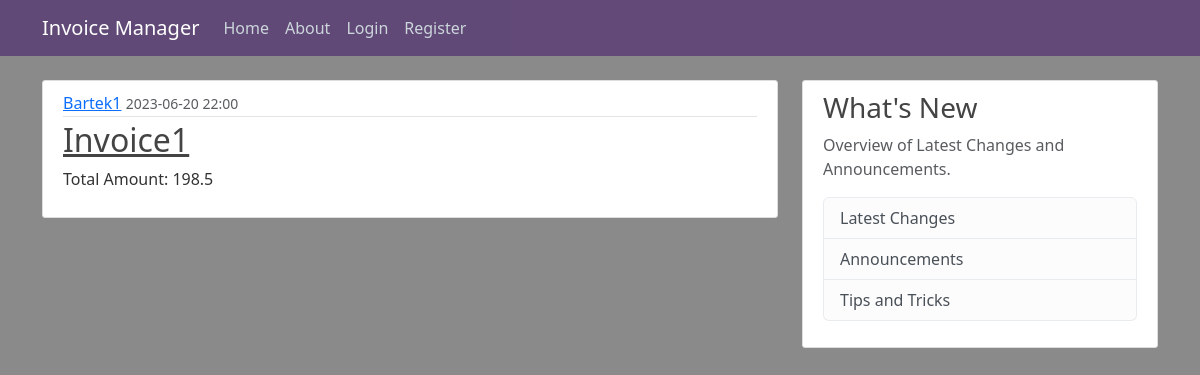
Page /home on the earlier database version.
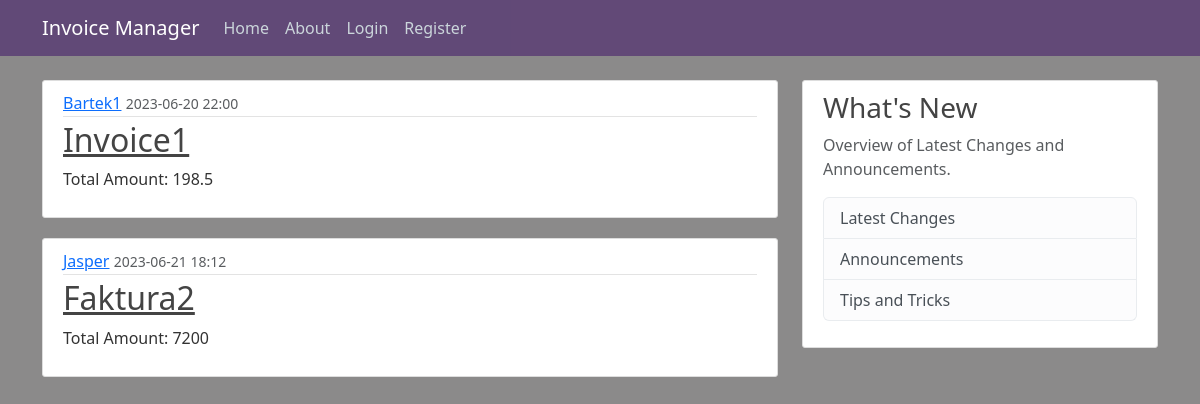
Same page on the later database version.
### application/models.py (models this page shows, shortened)
class Invoice(db.Model):
    id = db.Column(db.Integer, primary_key = True)
    name = db.Column(db.String(100), nullable = False)
    content = db.Column(db.Text, nullable = False)
    amount = db.Column(db.Integer, nullable = False)
    date_posted = db.Column(db.DateTime, nullable = False, default = datetime.utcnow)
    user_id = db.Column(db.Integer, db.ForeignKey('user.id'), nullable = False)
    entries = db.relationship('Entry', backref='invoice', lazy=True)

class User(db.Model, UserMixin):
    id = db.Column(db.Integer, primary_key = True)
    username = db.Column(db.String(25), unique = True, nullable = False)
    email = db.Column(db.String(125), unique = True, nullable = False)
    image_file = db.Column(db.String(25), nullable = False, default = 'default.jpg')
    password = db.Column(db.String(60), nullable = False)
    invoices = db.relationship('Invoice', backref='author', lazy=True)

### application/routes.py (the view)
@app.route('/')
@app.route('/home')
def home():
    invoices = Invoice.query.all()
    return render_template('home.html', invoices=invoices)

### application/templates/home.html
{% extends "layout.html" %}
{% block content %}
    {% for invoice in invoices %}
        <article class="media content-section">
            <div class="media-body">
                <div class="article-metadata">
                    <a class="mr-2" href="#">{{ invoice.author.username }}</a>
                    <small class="text-muted">{{ invoice.date_posted.strftime('%Y-%m-%d %H:%M') }}</small>
                </div>
                <h2><a class="article-title" href="{{ url_for('invoice', invoice_id=invoice.id) }}">{{ invoice.name }}</a></h2>
                <p class="article-content">Total Amount: {{ invoice.amount }}</p>
            </div>
        </article>
    {% endfor %}
{% endblock content %}

### application/templates/layout.html (shortened to what this page needs)
<!DOCTYPE html>
<html>
<head>
    <link href="https://cdn.jsdelivr.net/npm/bootstrap@5.3.0/dist/css/bootstrap.min.css" rel="stylesheet">
    <link rel="stylesheet" type="text/css" href="{{ url_for('static', filename='main.css') }}">
</head>
<body>
    <header class="site-header">
        <nav class="navbar navbar-expand-md navbar-dark bg-steel fixed-top">
          <div class="container">
            <a class="navbar-brand mr-4" href="/">Invoice Manager</a>
            <div class="collapse navbar-collapse" id="navbarToggle">
              <div class="navbar-nav mr-auto">
                <a class="nav-item nav-link" href="{{ url_for('home') }}">Home</a>
                <a class="nav-item nav-link" href="{{ url_for('about') }}">About</a>
              </div>
              <div class="navbar-nav">
                {% if current_user.is_authenticated %}
                <a class="nav-item nav-link" href="{{ url_for('new_invoice') }}">Create Invoice</a>
                  <a class="nav-item nav-link" href="{{ url_for('account') }}">Account</a>
                  <a class="nav-item nav-link" href="{{ url_for('logout') }}">Logout</a>
                {% else %}
                  <a class="nav-item nav-link" href="{{ url_for('login') }}">Login</a>
                  <a class="nav-item nav-link" href="{{ url_for('register') }}">Register</a>
                {% endif %}
              </div>
            </div>
          </div>
        </nav>
      </header>
      <main role="main" class="container">
        <div class="row">
          <div class="col-md-8">
            {% block content %}{% endblock %}
          </div>
          <div class="col-md-4">
            <div class="content-section">
              <h3>What's New</h3>
              <p class='text-muted'>Overview of Latest Changes and Announcements.
                <ul class="list-group">
                  <li class="list-group-item list-group-item-light">Latest Changes</li>
                  <li class="list-group-item list-group-item-light">Announcements</li>
                  <li class="list-group-item list-group-item-light">Tips and Tricks</li>
                </ul>
              </p>
            </div>
          </div>
        </div>
      </main>
</body>
</html>

### application/static/main.css (style rules this page uses)
body { background: #8b8a8a; color: #333333; margin-top: 5rem; }
h1, h2, h3, h4, h5, h6 { color: #444444; }
.bg-steel { background-color: #34026378; }
.site-header .navbar-nav .nav-link { color: #cbd5db; }
.content-section { background: #ffffff; padding: 10px 20px; border: 1px solid #dddddd; border-radius: 3px; margin-bottom: 20px; }
.article-title { color: #444444; }
.article-content { white-space: pre-line; }
.article-metadata { padding-bottom: 1px; margin-bottom: 4px; border-bottom: 1px solid #e3e3e3 }

Differences in the rows shown:
added Invoice: author.username "Jasper", date_posted "2023-06-21 18:12", name "Faktura2", amount "7200"
